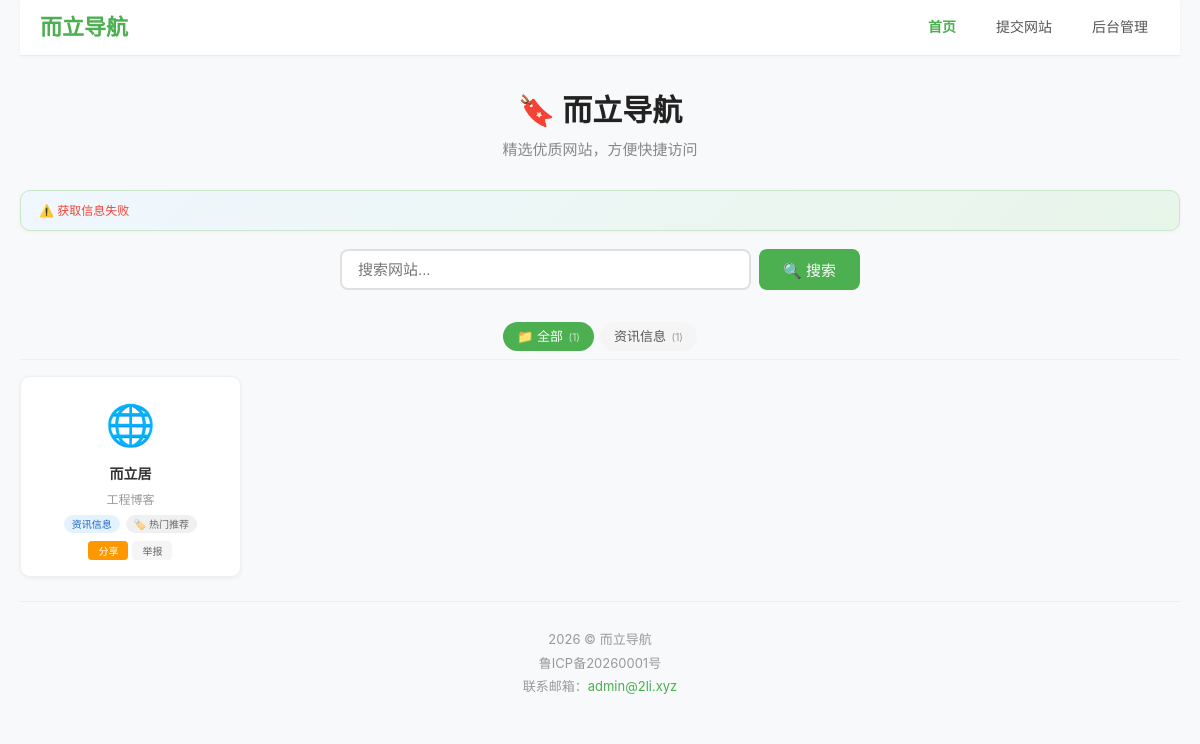
The page / on the database its author committed.
### tables this page shows
CREATE TABLE files (
            id INTEGER PRIMARY KEY AUTOINCREMENT,
            name TEXT NOT NULL,
            url TEXT NOT NULL,
            description TEXT,
            category TEXT,
            tags TEXT,
            icon_url TEXT,
            clicks INTEGER DEFAULT 0,
            share_code TEXT UNIQUE,
            share_views INTEGER DEFAULT 0,
            share_created_at DATETIME,
            share_expire_at DATETIME,
            status TEXT DEFAULT 'approved',
            record_number TEXT,
            record_year TEXT,
            record_province TEXT,
            record_serial INTEGER DEFAULT 0,
            submitted_by TEXT,
            submitted_email TEXT,
            submitted_at DATETIME,
            icp_number TEXT,
            public_security_number TEXT,
            has_friend_link INTEGER DEFAULT 0,
            province_code TEXT,
            created_at DATETIME DEFAULT CURRENT_TIMESTAMP,
            updated_at DATETIME DEFAULT CURRENT_TIMESTAMP
        );

### config.php (called while the page is built, shortened)
<?php
function get_db() {
    global $_db_instance, $_db_initialized;
    if ($_db_instance === null) {
        try {
            $_db_instance = new PDO('sqlite:' . DB_FILE);
            $_db_instance->setAttribute(PDO::ATTR_ERRMODE, PDO::ERRMODE_EXCEPTION);
            $_db_instance->setAttribute(PDO::ATTR_DEFAULT_FETCH_MODE, PDO::FETCH_ASSOC);
        } catch (PDOException $e) {
            die("数据库连接失败: " . $e->getMessage());
        }
    }
    return $_db_instance;
}
function get_all_settings() {
    try {
        $db = get_db();
        $stmt = $db->query("SELECT * FROM settings");
        $settings = [];
        while ($row = $stmt->fetch(PDO::FETCH_ASSOC)) {
            $settings[$row['key']] = $row['value'];
        }
        return $settings;
    } catch (Exception $e) {
        return [];
    }
}

### functions.php (called while the page is built, shortened)
<?php
require_once 'config.php';
if (!function_exists('get_categories')) {
    function get_categories($type) {
        try {
            $db = get_db();
            $stmt = $db->prepare("SELECT * FROM categories WHERE type = ? ORDER BY sort_order ASC, name ASC");
            $stmt->execute([$type]);
            return $stmt->fetchAll(PDO::FETCH_ASSOC);
        } catch (Exception $e) {
            return [];
        }
    }
}
if (!function_exists('get_category_names')) {
    function get_category_names($type) {
        $items = get_categories($type);
        return array_column($items, 'name');
    }
}
if (!function_exists('get_nav_types')) {
    function get_nav_types() {
        return get_category_names('nav_type');
    }
}
if (!function_exists('get_nav_tags')) {
    function get_nav_tags() {
        return get_category_names('nav_tag');
    }
}

### index.php (the view, shortened to what this page needs)
<?php
require_once 'config.php';
require_once 'functions.php';
$settings = get_all_settings();
$db = get_db();
$category = isset($_GET['category']) ? trim($_GET['category']) : '';
$keyword = isset($_GET['keyword']) ? trim($_GET['keyword']) : '';
$page = isset($_GET['page']) ? max(1, intval($_GET['page'])) : 1;
$per_page = 20;
$where = "status = 'approved'";
$params = [];
$count_stmt = $db->prepare("SELECT COUNT(*) FROM files WHERE $where");
$count_stmt->execute($params);
$total = $count_stmt->fetchColumn();
$offset = ($page - 1) * $per_page;
$stmt = $db->prepare("SELECT * FROM files WHERE $where ORDER BY clicks DESC, created_at DESC LIMIT ? OFFSET ?");
$params[] = $per_page;
$params[] = $offset;
$stmt->execute($params);
$items = $stmt->fetchAll(PDO::FETCH_ASSOC);
$nav_types = get_nav_types();
$nav_tags = get_nav_tags();
$category_stats = [];
foreach ($nav_types as $type) {
    $s = $db->prepare("SELECT COUNT(*) FROM files WHERE status = 'approved' AND category = ?");
    $s->execute([$type]);
    $category_stats[$type] = $s->fetchColumn();
}
function build_query($params) {
    $current = $_GET;
    foreach ($params as $key => $value) {
        if ($value === null) {
            unset($current[$key]);
        } else {
            $current[$key] = $value;
        }
    }
    return http_build_query($current);
}
?>
<!DOCTYPE html>
<html lang="zh-CN">
<head>
    <link rel="stylesheet" href="style.css">
</head>
<body>
    <div class="container">
        <header class="site-header">
            <div class="header-inner">
                <div class="logo">
                    <?php if (!empty($settings['site_logo'])): ?>
                        <img src="<?php echo htmlspecialchars($settings['site_logo']); ?>" alt="<?php echo htmlspecialchars($settings['site_name']); ?>" style="height:36px;max-width:160px;">
                    <?php else: ?>
                        <a href="/"><?php echo htmlspecialchars($settings['site_name']); ?></a>
                    <?php endif; ?>
                </div>
                <nav class="nav">
                    <a href="/" class="active">首页</a>
                    <a href="/submit.php">提交网站</a>
                    <a href="/admin.php">后台管理</a>
                </nav>
            </div>
        </header>
        <div class="nav-hero">
            <h1>🔖 <?php echo htmlspecialchars($settings['site_name']); ?></h1>
            <p>精选优质网站，方便快捷访问</p>
        </div>
        <div class="user-info-bar" id="user-info-bar">
            <div class="user-info-inner">
            </div>
        </div>
        <div class="nav-search">
            <form method="get" style="display:flex;gap:8px;width:100%;">
                <input type="text" name="keyword" placeholder="搜索网站..." value="<?php echo htmlspecialchars($keyword); ?>">
                <button type="submit">🔍 搜索</button>
            </form>
        </div>
        <div class="nav-categories">
            <a href="?" class="<?php echo empty($category) ? 'active' : ''; ?>">📁 全部 <span class="count">(<?php echo $total; ?>)</span></a>
            <?php foreach ($nav_types as $type): ?>
                <?php if (($category_stats[$type] ?? 0) > 0 || $category == $type): ?>
                    <a href="?<?php echo build_query(['category' => $type, 'page' => 1]); ?>" class="<?php echo $category == $type ? 'active' : ''; ?>">
                        <?php echo $type; ?> <span class="count">(<?php echo $category_stats[$type] ?? 0; ?>)</span>
                    </a>
                <?php endif; ?>
            <?php endforeach; ?>
        </div>
        <div class="site-grid">
            <?php if (empty($items)): ?>
                <div class="empty-state">📭 暂无网站，<a href="/admin.php?tab=add">去添加第一个</a></div>
            <?php else: ?>
                <?php foreach ($items as $item):
                    $icon = $item['icon_url'] ?? '';
                    $iconHtml = '';
                    if (!empty($icon)) {
                        $iconHtml = '<img src="' . htmlspecialchars($icon) . '" alt="' . htmlspecialchars($item['name']) . '" onerror="this.outerHTML=\'🌐\'">';
                    }
                ?>
                <a href="/jump.php?id=<?php echo $item['id']; ?>&url=<?php echo urlencode($item['url']); ?>" class="site-card" target="_blank">
                    <span class="site-icon"><?php echo $iconHtml; ?></span>
                    <div class="site-name"><?php echo htmlspecialchars($item['name']); ?></div>
                    <?php if (!empty($item['description'])): ?>
                        <div class="site-desc"><?php echo htmlspecialchars(mb_substr($item['description'], 0, 30)); ?></div>
                    <?php endif; ?>
                    <div class="site-meta">
                        <?php if (!empty($item['category'])): ?>
                            <span class="badge category"><?php echo htmlspecialchars($item['category']); ?></span>
                        <?php endif; ?>
                        <?php if (!empty($item['tags'])): ?>
                            <span class="badge">🏷️ <?php echo htmlspecialchars($item['tags']); ?></span>
                        <?php endif; ?>
                    </div>
                    <div class="site-actions">
                        <button class="btn btn-share" onclick="event.preventDefault();shareSite(<?php echo $item['id']; ?>, '<?php echo htmlspecialchars($item['name']); ?>', '<?php echo $item['share_code'] ?? ''; ?>')">分享</button>
                        <button class="btn btn-report" onclick="event.preventDefault();showReportModal(<?php echo $item['id']; ?>, '<?php echo htmlspecialchars($item['name']); ?>')">举报</button>
                    </div>
                </a>
                <?php endforeach; ?>
            <?php endif; ?>
        </div>
        <footer class="site-footer">
            <p><?php echo $settings['copyright'] ?? ''; ?></p>
            <p><?php echo $settings['icp_number'] ?? ''; ?></p>
            <p>联系邮箱：<a href="mailto:<?php echo $settings['contact_email'] ?? ''; ?>"><?php echo $settings['contact_email'] ?? ''; ?></a></p>
        </footer>
    </div>
</body>
</html>

### style.css (style rules this page uses)
* { margin: 0; padding: 0; box-sizing: border-box; }
body { font-family: -apple-system, BlinkMacSystemFont, "Segoe UI", Roboto, "Helvetica Neue", Arial, sans-serif; background: #f8f9fa; color: #333; line-height: 1.6; }
.container { max-width: 1200px; margin: 0 auto; padding: 0 20px; }
.site-header { background: #fff; border-bottom: 1px solid #e9ecef; padding: 10px 0; position: sticky; top: 0; z-index: 100; box-shadow: 0 1px 4px rgba(0,0,0,0.04); }
.header-inner { display: flex; justify-content: space-between; align-items: center; max-width: 1200px; margin: 0 auto; padding: 0 20px; }
.logo h1, .logo a { font-size: 22px; font-weight: 700; color: #4CAF50; text-decoration: none; }
.nav { display: flex; gap: 16px; align-items: center; }
.nav a { text-decoration: none; color: #555; padding: 6px 12px; border-radius: 6px; transition: 0.2s; font-size: 14px; }
.nav a.active { color: #4CAF50; font-weight: 600; }
.site-footer { text-align: center; padding: 24px 0 16px; border-top: 1px solid #eee; margin-top: 20px; color: #999; font-size: 13px; }
.site-footer a { color: #4CAF50; text-decoration: none; }
.site-footer p { margin: 3px 0; }

### index.php (style rules this page uses)
.nav-hero { text-align: center; padding: 30px 0 20px; }
.nav-hero h1 { font-size: 30px; color: #222; margin-bottom: 4px; }
.nav-hero p { color: #888; font-size: 15px; }
.nav-search { max-width: 520px; margin: 16px auto 24px; display: flex; gap: 8px; }
.nav-search input { flex: 1; padding: 10px 16px; border: 2px solid #e0e0e0; border-radius: 8px; font-size: 15px; transition: 0.3s; outline: none; }
.nav-search button { padding: 10px 24px; background: #4CAF50; color: #fff; border: none; border-radius: 8px; font-size: 15px; cursor: pointer; transition: 0.3s; white-space: nowrap; }
.user-info-bar { background: linear-gradient(135deg, #f0f7ff 0%, #e8f5e9 100%); border: 1px solid #c8e6c9; border-radius: 10px; padding: 10px 18px; margin: 8px 0 18px; font-size: 13px; color: #333; min-height: 40px; display: flex; align-items: center; transition: all 0.3s; box-shadow: 0 1px 4px rgba(0,0,0,0.04); }
.user-info-inner { display: flex; flex-wrap: wrap; align-items: center; gap: 6px 18px; width: 100%; }
.nav-categories { display: flex; flex-wrap: wrap; gap: 6px; justify-content: center; margin: 12px 0 16px; padding: 8px 0; border-bottom: 1px solid #f0f0f0; }
.nav-categories a { padding: 4px 14px; border-radius: 16px; text-decoration: none; font-size: 13px; color: #555; background: #f5f5f5; transition: 0.2s; white-space: nowrap; }
.nav-categories a.active { background: #4CAF50; color: #fff; }
.nav-categories a .count { font-size: 10px; color: #999; margin-left: 2px; }
.nav-categories a.active .count { color: rgba(255,255,255,0.7); }
.site-grid { display: grid; grid-template-columns: repeat(auto-fill, minmax(200px, 1fr)); gap: 14px; margin: 16px 0 24px; }
.site-card { background: #fff; border-radius: 10px; padding: 16px 14px; box-shadow: 0 1px 4px rgba(0,0,0,0.06); border: 1px solid #f0f0f0; transition: 0.25s; text-align: center; text-decoration: none; color: #333; display: block; }
.site-card .site-icon { font-size: 40px; margin-bottom: 6px; display: block; }
.site-card .site-name { font-size: 14px; font-weight: 600; margin: 4px 0; overflow: hidden; text-overflow: ellipsis; white-space: nowrap; }
.site-card .site-desc { font-size: 12px; color: #999; overflow: hidden; text-overflow: ellipsis; white-space: nowrap; margin: 2px 0; }
.site-card .site-meta { display: flex; justify-content: center; gap: 6px; margin-top: 6px; flex-wrap: wrap; }
.site-card .site-meta .badge { font-size: 10px; padding: 1px 8px; border-radius: 10px; background: #f0f0f0; color: #666; }
.site-card .site-meta .badge.category { background: #e3f2fd; color: #1565c0; }
.site-card .site-actions { margin-top: 8px; display: flex; gap: 4px; justify-content: center; }
.site-card .site-actions .btn { font-size: 10px; padding: 2px 10px; border-radius: 4px; border: none; cursor: pointer; text-decoration: none; }
.site-card .site-actions .btn-share { background: #FF9800; color: #fff; }
.site-card .site-actions .btn-report { background: #f5f5f5; color: #666; }

### rows shown on the page
files: name "而立居", description "工程博客", category "资讯信息", tags "热门推荐"

### other values the page prints
$settings['site_name'] "而立导航"
$total "1"
$type "资讯信息"
$category_stats[$type] "1"
$settings['copyright'] "2026 © 而立导航"
$settings['icp_number'] "鲁ICP备20260001号"
$settings['contact_email'] "admin@2li.xyz"
